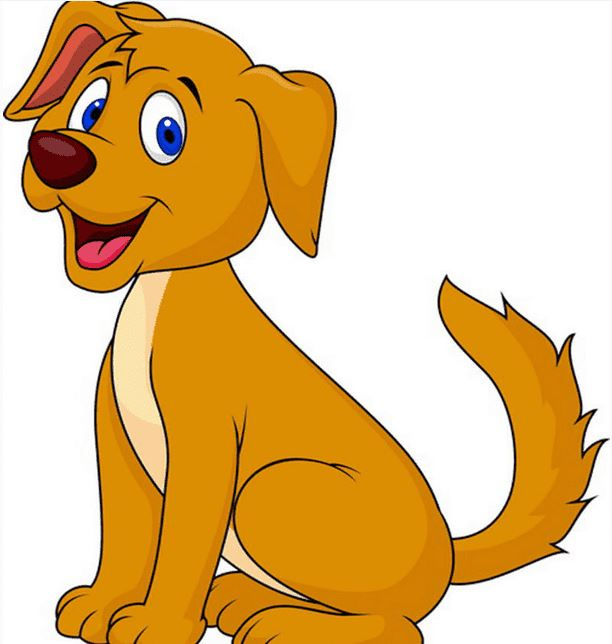
#> input picture 数据/数据清洗/【案例】群聊关键字检测分析/dog.jpg, 612 x 644 px
$ jupyter execute --allow-errors '【案例】群聊关键字检测分析.ipynb'   (shell and % lines are left out)
#> lines starting #> are read from the running program, lines starting #| are printed output that depends on the picture
# <center>【案例】群聊关键字检测分析</center>

<div class="toc"><ul class="toc-item"><li><span><a href="# 1-读取数据以及数据整理" data-toc-modified-id=" 1-读取数据以及数据整理-1"> 1 读取数据以及数据整理</a></span><ul class="toc-item"><li><span><a href="# 1.1-分别提取日期、用户名、聊天内容" data-toc-modified-id=" 1.1-分别提取日期、用户名、聊天内容-1.1"> 1.1 分别提取日期、用户名、聊天内容</a></span></li><li><span><a href="# 1.2-分离日期与用户名" data-toc-modified-id=" 1.2-分离日期与用户名-1.2"> 1.2 分离日期与用户名</a></span></li><li><span><a href="# 1.3-合并日期、用户名、聊天内容" data-toc-modified-id=" 1.3-合并日期、用户名、聊天内容-1.3"> 1.3 合并日期、用户名、聊天内容</a></span></li></ul></li><li><span><a href="# 2-探索性分析" data-toc-modified-id=" 2-探索性分析-2"> 2 探索性分析</a></span><ul class="toc-item"><li><span><a href="# 2.1-谁是话痨" data-toc-modified-id=" 2.1-谁是话痨-2.1"> 2.1 谁是话痨</a></span></li><li><span><a href="# 2.2-聊天密度周分布" data-toc-modified-id=" 2.2-聊天密度周分布-2.2"> 2.2 聊天密度周分布</a></span></li><li><span><a href="# 2.3-聊天密度小时分布" data-toc-modified-id=" 2.3-聊天密度小时分布-2.3"> 2.3 聊天密度小时分布</a></span></li><li><span><a href="# 2.4-聊天密度日期分布" data-toc-modified-id=" 2.4-聊天密度日期分布-2.4"> 2.4 聊天密度日期分布</a></span></li><li><span><a href="# 2.5-活跃天数最多的用户" data-toc-modified-id=" 2.5-活跃天数最多的用户-2.5"> 2.5 活跃天数最多的用户</a></span></li><li><span><a href="# 2.6-活跃用户数与发言量的关系" data-toc-modified-id=" 2.6-活跃用户数与发言量的关系-2.6"> 2.6 活跃用户数与发言量的关系</a></span></li><li><span><a href="# 2.7-大家都在聊啥" data-toc-modified-id=" 2.7-大家都在聊啥-2.7"> 2.7 大家都在聊啥(词云绘制)</a></span></li></ul></li></ul></div>

[cell 1]
#导入相关库
import pandas as pd
import numpy as np
import matplotlib.pyplot as plt

plt.rcParams['font.sans-serif'] = ['Simhei']       # 解决中文乱码问题
plt.rcParams['axes.unicode_minus'] = False         # 解决坐标轴刻度负号乱码

##  1 读取数据以及数据整理

Python中open方法详解：https://www.runoob.com/python/file-methods.html

#> (a cell that did not finish here is left out)

#> (a cell that did not finish here is left out)

#> (a cell that did not finish here is left out)

#> (a cell that did not finish here is left out)

提取出所有日期开头的 并且有内容的数据：

[cell 6]
content=[]

#> (the rest of this cell did not finish here and is left out)

[cell 7]
len(content)

查看不符合要求的数据：

[cell 8]
# [8 lines of commented-out code are left out]

###  1.1 分别提取日期、用户名、聊天内容

[cell 9]
time = [i.split("\n")[0][:19] for i in content]
name =  [i.split("\n")[0][19:] for i in content]
detail = [i.split("\n")[1:] for i in content]

[cell 10]
print(len(detail))
print(len(time))
print(len(name))

###  1.2 处理用户名

#> (a cell that did not finish here is left out)

[cell 12]
name = [i.strip() for i in name]

#> (a cell that did not finish here is left out)

[cell 14]
df = pd.DataFrame([time,name,detail],index=["日期","用户名","聊天内容"]).T
df.head()

##  2 探索性分析

[cell 15]
df.shape

[cell 16]
df.info()

[cell 17]
df.isnull().sum()

###  2.1 谁是话痨

[cell 18]
df["用户名"].value_counts()

#> (a cell that did not finish here is left out)

###  2.2 聊天密度周分布

[cell 20]
df["日期"] = pd.to_datetime(df["日期"] )

[cell 21]
df.info()

把字段'日期'变成索引：

[cell 22]
df1=df.copy()

[cell 23]
df1.index=df1["日期"]

[cell 24]
df1.head()

[cell 25]
df2=df1.resample('W').count()
df2

[cell 26]
plt.figure(figsize=(6,3),dpi=75)
#> (the rest of this cell did not finish here and is left out)

###  2.3 聊天密度小时分布

[cell 27]
df1.index.name = "time" #更改索引的名字

[cell 28]
df1["日期"] = df1["日期"].dt.strftime("%H")

[cell 29]
df1.head()

[cell 30]
s = df1.groupby("日期")['用户名'].count()
plt.plot(s.index,s.values)
plt.show()
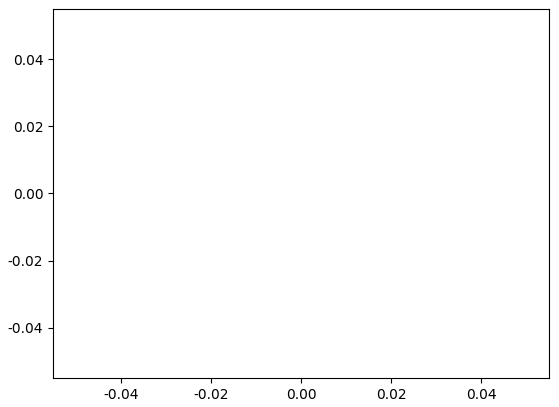
#> figure drawn by matplotlib, 1 panel

###  2.4 聊天密度日期分布

[cell 31]
plt.figure(figsize=(6,3),dpi=75)
s = df1.resample('D')['用户名'].count()
plt.bar(s.index, s.values,color="green",alpha=0.6)
plt.xticks(rotation=45)
plt.show()

[cell 32]
import datetime
datetime.datetime(2018,8,20).strftime("%w")

###  2.5 活跃天数最多的用户

按照每个用户进行分组，统计出每个人用户发言的天数。

[cell 33]
df2 = df.copy()
df2.日期=df2.日期.dt.strftime('%F') #与'%Y-%m-%d'作用一样
df2.head()

[cell 34]
df2.shape

查询出每个用户以及聊天记录出现的日期，去重：

[cell 35]
df2=df2[["日期","用户名"]].drop_duplicates()

[cell 36]
df2.shape

[cell 37]
df2['用户名'].value_counts()

#> (a cell that did not finish here is left out)

###  2.6 活跃用户数与发言量的关系

算出每个用户在7天中发言的天数，以及每个用户的总发言量：

[cell 39]
a = df2['用户名'].value_counts()
b = df.用户名.value_counts()

[cell 40]
df3 =pd.concat([a,b],axis=1)
df3.head()

[cell 41]
# 调整索引和列名
df3.index.name='用户名'
df3.columns=['活跃天数','发言量']
df3.head()

[cell 42]
df3.corr()
#计算协方差，默认算的是皮尔逊相关系数，值的绝对值越接近于1，说明两个变量的线性相关性越强。

[cell 43]
plt.scatter(df3.活跃天数,df3.发言量)
plt.xlabel("活跃天数",fontsize=15)
plt.ylabel("发言量",fontsize=15)
plt.show()
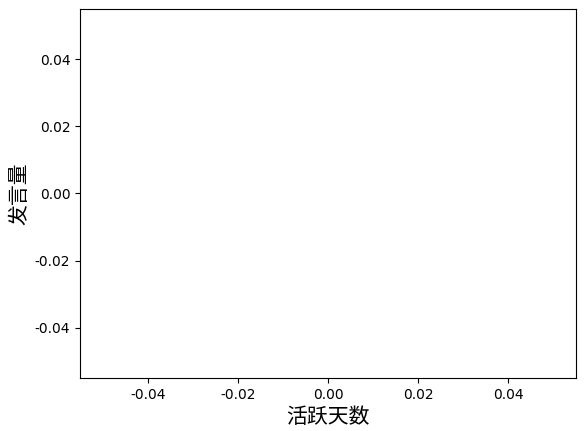
#> figure drawn by matplotlib, 1 panel

###  2.7 大家都在聊啥

[cell 44]
a=''
for i in df.聊天内容:
    for j in i:
        j=j.strip()
        a+=j

去CMD中安装：pip install wordcloud ，或者直接运行下面代码：

[cell 45]
# !pip install wordcloud

[cell 46]
from wordcloud import WordCloud

# 字体路径
font=r"C:\Windows\Fonts\msyh.ttc"

# 生成对象
#> (the rest of this cell did not finish here and is left out)

【补充】WordCloud参数详解：
```python
WordCloud(
    font_path=None, #字体路径，需要展现什么字体，就把字体路径+后缀名写上，如：font_path="simhei.ttf"
    width=400, #输出的词云图片的宽度，默认为400
    height=200,#输出的词云图片的高度，默认为200
    margin=2,
    ranks_only=None,
    prefer_horizontal=0.9, #词语水平方向排版出现的频率,默认为0.9，如果值 <1，则算法将尝试旋转不合适的单词。
    mask=None, #如果参数为空，则使用二维遮罩绘制词云图。如果Mask为非空，设置的宽高值将被忽略，遮罩形状被mask取代。除1全白（#FFFFFF）的部分将不会被绘制，其余部分会用于绘制词云。所以，如果你需要用自己的图片绘制词云，背景图片的底色一定要设置为白色（#FFFFFF），想要显示的形状设置为不是白色的其他颜色。（可以使用PS工具将自己想要的形状复制到一个纯白色的画布上再保存。）
    scale=1, # 按照比例进行放大画布，如设置为1.5，则长和宽都会变成原来的1.5倍
    color_func=None, #可调用的颜色函数对象
    max_words=200, #显示的词的最大个数
    min_font_size=4, #显示的最小的字体大小
    stopwords=None, #停用词（也就是需要屏蔽的词），如果为空，则使用内置的stopwords，如果使用generate_from_frequencies，将被忽略
    random_state=None, #随机数种子
    background_color='black',#背景颜色，默认为黑色
    max_font_size=None,#显示的最大的字体大小
    font_step=1,#字体间距，如果间距大于1，会加快运算速度，但是可能导致拟合度较差
    mode='RGB', #当mode="RGBA"且background_color="None"的时候，会生成透明背景
    relative_scaling='auto',#词频和字体大小的关联性
    regexp=None,  #使用正则表达式分隔输入的文本
    collocations=True, #是否包含两个单词的搭配(双字母组合)
    colormap=None,#为每个单词随机绘制颜色，如果指定了color_func则会忽略
    normalize_plurals=True,#是否删除单词末尾的s，主要是针对英文单词
    contour_width=0, #如果mask不是None并且contour_width>1，将会绘制轮廓
    contour_color='black',#轮廓颜色
    repeat=False, #是否重复单词和短语，直到达到最大的单词或最小的字体大小,默认是False
    include_numbers=False,#是否将数字视为短语
    min_word_length=0,#最小单词长度
    collocation_threshold=30,
)

```

[cell 47]
# 显示词云
plt.figure(figsize=(8,5))
#> (the rest of this cell did not finish here and is left out)

关于interpolation参数的详解：
https://matplotlib.org/stable/gallery/images_contours_and_fields/interpolation_methods.html

[cell 48]
from PIL import Image
from wordcloud import WordCloud, ImageColorGenerator

[cell 49]
mask = np.array(Image.open("dog.jpg"))
#> mask is the input picture: shape (644, 612, 3); mean R, G, B 226.7, 191.5, 135.4

[cell 50]
mask.shape
#> Out = (644, 612, 3)
